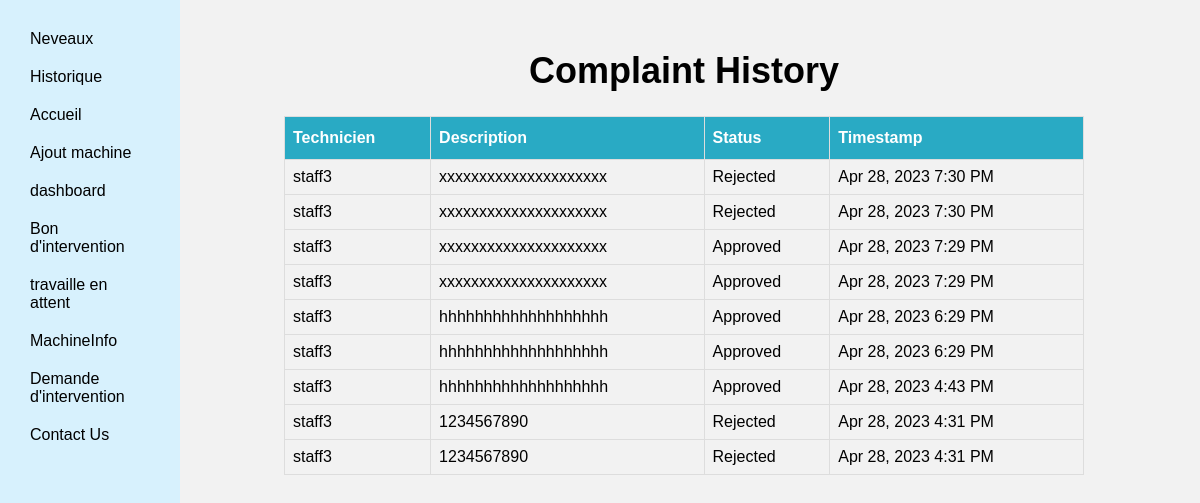
The page /history.php on the database its author committed.
### tables this page shows
CREATE TABLE IF NOT EXISTS `complains` (
  `id` int NOT NULL AUTO_INCREMENT,
  `TechRadioName` varchar(255) DEFAULT NULL,
  `Intitulé` varchar(255) DEFAULT NULL,
  `message` text NOT NULL,
  `status` varchar(10) NOT NULL DEFAULT 'pending',
  `created_at` timestamp NOT NULL DEFAULT CURRENT_TIMESTAMP,
  `is_notified` tinyint(1) NOT NULL DEFAULT '0',
  `service` varchar(255) DEFAULT NULL,
  `marque` varchar(255) DEFAULT NULL,
  `entreprise` varchar(255) DEFAULT NULL,
  `email` varchar(255) DEFAULT NULL,
  PRIMARY KEY (`id`)
);

CREATE TABLE IF NOT EXISTS `history` (
  `id` int UNSIGNED NOT NULL AUTO_INCREMENT,
  `complaint_id` int NOT NULL,
  `status` enum('pending','approved','rejected') NOT NULL,
  `timestamp` datetime NOT NULL,
  PRIMARY KEY (`id`)
);

### history.php (the view, shortened to what this page needs)
<?php
$conn = mysqli_connect('localhost', 'root', '', 'main');
$query = "SELECT c.TechRadioName,  c.message, h.status, h.timestamp
          FROM complains c
          INNER JOIN history h ON c.id = h.complaint_id
          ORDER BY h.timestamp DESC";
$result = mysqli_query($conn, $query);
?>
<!DOCTYPE html>
<html>
<head>
<link rel="stylesheet" type="text/css" href="style.css">
</head>
<header>
<div class="sidebar">
        <nav>
          <?php
          if (!isset($_SESSION['username']) || $_SESSION['role'] == 'admin') {
            echo "  <ul><li><a href='admin.php'>Neveaux</a></li>";
        }
        ?>
        <?php
          if (!isset($_SESSION['username']) || $_SESSION['role'] == 'admin') {
            echo "  <ul><li><a href='history.php'>Historique</a></li>";
        }
        ?>
            <ul><li><a style="color: rgb(0, 0, 0);" href="index.php">Accueil</a></li>
            <?php
          if (!isset($_SESSION['username']) || $_SESSION['role'] == 'admin') {
            echo "  <ul><li><a href='assets.php'>Ajout machine</a></li>";
        }
        ?>
           <?php
          if (!isset($_SESSION['username']) || $_SESSION['role'] == 'fourni') {
            echo " <ul> <li><a href='fournisseur.php'>dashboard</a></li>";
        }
        ?>
<?php
          if (!isset($_SESSION['username']) || $_SESSION['role'] == 'biomed') {
        echo "<ul><li><a  href='bon1.php'>Bon d'intervention</a></li>";
        echo "<ul><li><a  href='staff.php'>travaille en attent</a></li>";
        }
        ?>
                <?php
          if (!isset($_SESSION['username']) || $_SESSION['role'] == 'user') {
        echo "<ul><li><a  href='machineinf.php'>MachineInfo</a></li>";
        echo "<ul><li><a href='user.php'>Demande d'intervention</a></li>";
        }
        ?>
            <ul><li><a style="color: rgb(0, 0, 0);" href="contact.html">Contact Us</a></li>
        </nav>
      </div>
    </header>
<body>
    <main>
<div class="container">
    <h1>Complaint History</h1>
    <?php if (mysqli_num_rows($result) > 0): ?>
        <table>
            <tr>
                <th>Technicien</th>
                <th>Description</th>
                <th>Status</th>
                <th>Timestamp</th>
            </tr>
            <?php while ($row = mysqli_fetch_assoc($result)): ?>
                <tr>
                    <td><?php echo $row['TechRadioName']; ?></td>
                    <td><?php echo $row['message']; ?></td>
                    <td><?php echo ucfirst($row['status']); ?></td>
                    <td><?php echo date('M j, Y g:i A', strtotime($row['timestamp'])); ?></td>
                </tr>
            <?php endwhile; ?>
        </table>
    <?php else: ?>
        <p>No complaints found.</p>
    <?php endif; ?>
</div>
    </main>
</body>
</html>

### style.css (style rules this page uses)
body { font-family: Arial, sans-serif; background-image: url('Background.jpg'); background-size: cover; background-repeat: no-repeat; background-color: #f2f2f2; }
header { background-color: #6d6565; color: rgb(255, 255, 255); }
main { margin: 2em; }
th { padding: 0.5em; text-align: left; background-color: #333; color: white; }
td { padding: 0.5em; text-align: left; }
nav { position: fixed; top: 0; left: 0; height: 100%; width: 140px; background-color: #d7f1fd; color: white; padding: 20px; }
main { margin-left: 200px; }
nav ul { list-style: none; margin: 0; padding: 0; }
nav li { margin: 0; padding: 0; }
nav a { display: block; padding: 10px; color: #000000; text-decoration: none; font-size: 16px; }

### history.php (style rules this page uses)
table { font-family: Arial, sans-serif; border-collapse: collapse; width: 100%; margin-top: 20px; background-color:#f2f2f2; }
td, th { border: 1px solid #ddd; padding: 8px; }
tr:nth-child(even) { background-color: #f2f2f2; }
th { padding-top: 12px; padding-bottom: 12px; text-align: left; background-color: #29aac4; color: white; }
h1 { text-align: center; margin-top: 50px; font-size: 36px; }
.container { max-width: 800px; margin: 0 auto; padding: 0 20px; }

### rows shown on the page
complains: TechRadioName "staff3", message "xxxxxxxxxxxxxxxxxxxxx", history.status "Rejected", history.timestamp "Apr 28, 2023 7:30 PM", history.status "Approved", history.timestamp "Apr 28, 2023 7:29 PM"
complains: TechRadioName "staff3", message "hhhhhhhhhhhhhhhhhhh", history.status "Approved", history.timestamp "Apr 28, 2023 6:29 PM"
complains: TechRadioName "staff3", message "hhhhhhhhhhhhhhhhhhh", history.status "Approved", history.timestamp "Apr 28, 2023 6:29 PM"
complains: TechRadioName "staff3", message "hhhhhhhhhhhhhhhhhhh", history.status "Approved", history.timestamp "Apr 28, 2023 4:43 PM"
complains: TechRadioName "staff3", message "1234567890", history.status "Rejected", history.timestamp "Apr 28, 2023 4:31 PM"
